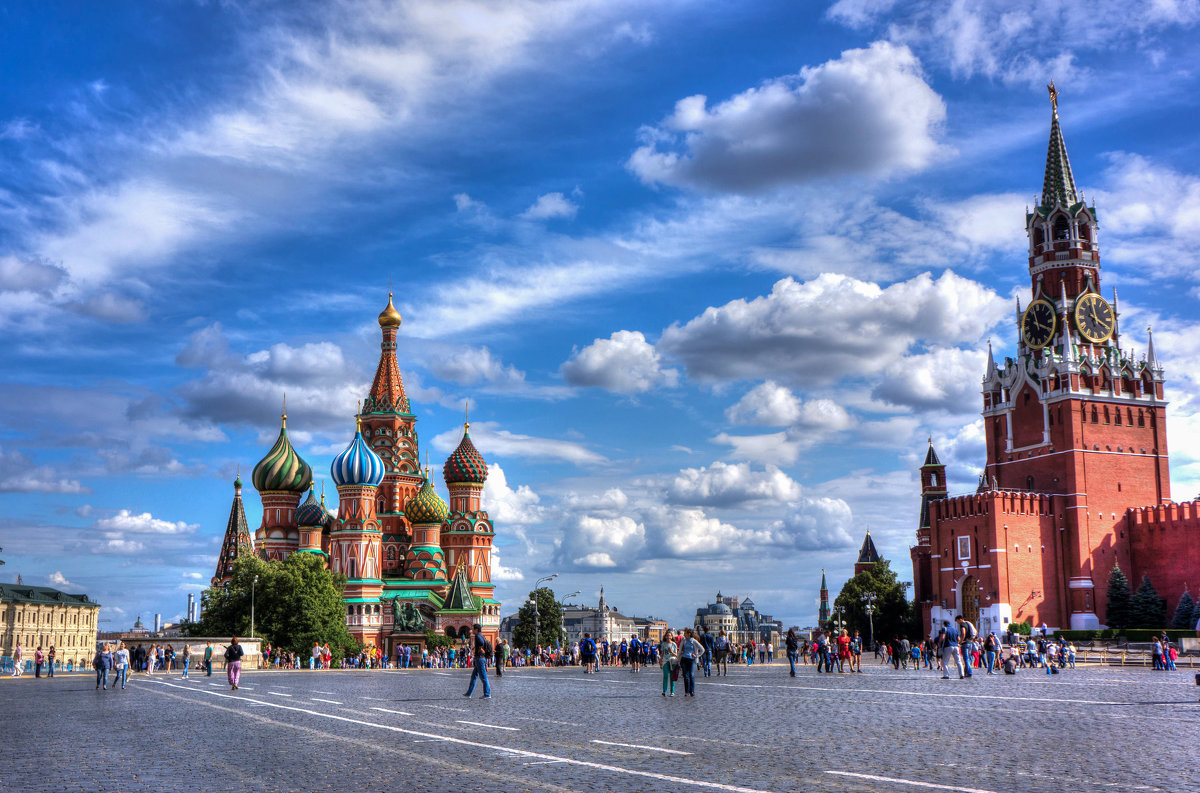
#> input picture ЭКЗАМЕН11/1.jpg, 1200 x 793 px
$ jupyter execute 2.ipynb
#> lines starting #> are read from the running program, lines starting #| are printed output that depends on the picture
[cell 1]
from typing import List, Tuple, Union
import PIL.Image as Image
import PIL.ImageDraw as ImageDraw

def create_zebra_image_with_vertical_splitting(
    images: List[Image.Image],
    output_size: Tuple[int, int], #ширина и высота
    sequence: str, #порядок частей
    num_stripes: int, #колво полос
    show_grid: bool, #сетка
    grid_color: Union[str, Tuple[int, int, int], Tuple[int, int, int, int]], #цвет сетки
    orientation: str
):
    # Проверка, соответствует ли количество изображений последовательности
    if len(images) != len(set(sequence)):
        raise ValueError("Количество уникальных изображений в списке не соответствует последовательности.")

    # Проверка ориентации
    if orientation not in ["horizontal", "vertical"]:
        raise ValueError("Неверная ориентация. Выберите либо 'horizontal' (горизонтально), либо 'vertical' (вертикально).")

    # Расчет размера каждой полосы
    stripe_width = output_size[0] // num_stripes
    stripe_height = output_size[1] // num_stripes

    # Создание нового пустого изображения
    zebra_image = Image.new("RGB", output_size)

    # Подготовка к рисованию сетки
    draw = ImageDraw.Draw(zebra_image)

    # Итерация по полосам
    for i in range(num_stripes):
        # Определение изображения для использования в этой полосе на основе последовательности
        image_index = int(sequence[i % len(sequence)]) - 1
        image_to_use = images[image_index]

        # Резка изображения на части
        cropped_image = image_to_use.crop((
            (i * stripe_width),
            0,
            ((i + 1) * stripe_width),
            image_to_use.height
        ))

        # Вставка измененного изображения в изображение зебры
        zebra_image.paste(cropped_image, (i * stripe_width, 0))

        # Если сетка должна быть показана, рисуем линии
        if show_grid:
            draw.line([(i * stripe_width, 0), (i * stripe_width, output_size[1])], fill=grid_color)

    return zebra_image

[cell 2]
import PIL.Image as Image

# Load the images
image1 = Image.open(r"1.jpg")
#> image1 is the input picture: PIL image 1200x793 RGB; mean R, G, B 113, 134.2, 175.2
image2 = Image.open(r"3.jpg")
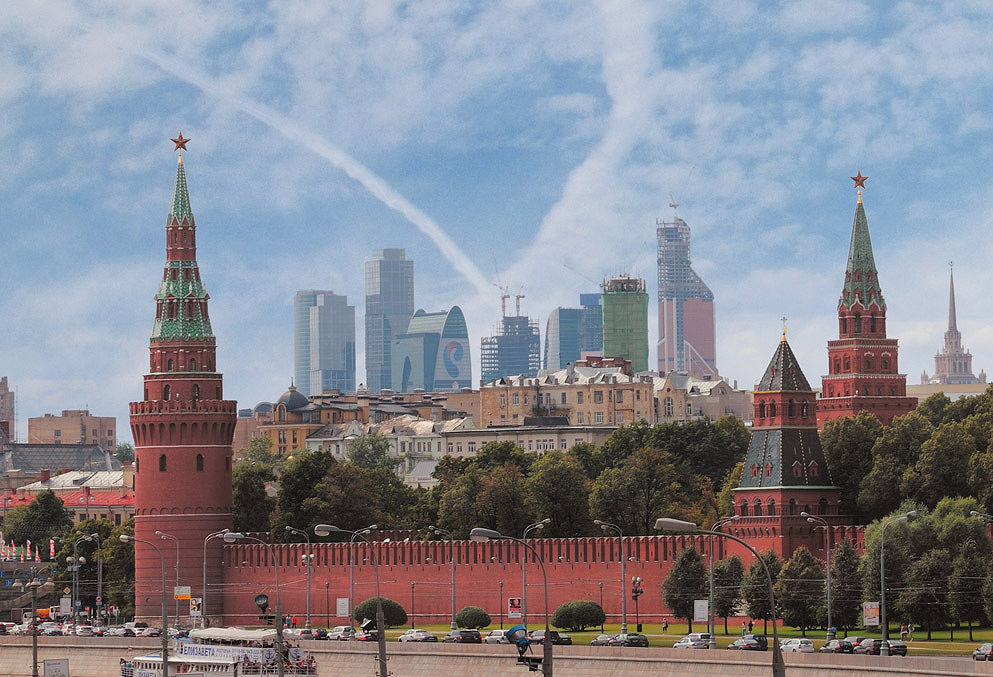
#> input picture ЭКЗАМЕН11/3.jpg, 993 x 677 px
#> image2 is the input picture: PIL image 993x677 RGB; mean R, G, B 132.7, 134.4, 144
image3 = Image.open(r"4.jpg")
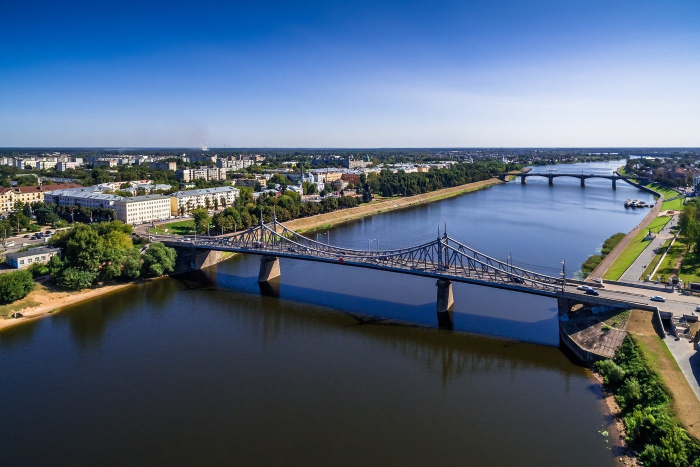
#> input picture ЭКЗАМЕН11/4.jpg, 1400 x 933 px (shown at 1/2 size)
#> image3 is the input picture: PIL image 1400x933 RGB; mean R, G, B 84.6, 101.6, 122.4

# Create a list of images
images = [image1, image2, image3]

# Set the output size
output_size = (800, 600)

# Set the sequence
sequence = "123132"

# Set the number of stripes
num_stripes = 6

# Set the flag to show the grid
show_grid = True

# Set the grid color
grid_color = "green"

# Set the orientation
orientation = "horizontal"

# Call the function
zebra_image = create_zebra_image_with_vertical_splitting(
    images=images,
    output_size=output_size,
    sequence=sequence,
    num_stripes=num_stripes,
    show_grid=show_grid,
    grid_color=grid_color,
    orientation=orientation
)
#> in create_zebra_image_with_vertical_splitting, `zebra_image = Image.new("RGB", output_size)`: zebra_image: PIL image 800x600 RGB; every value is 0
#> after the loop in create_zebra_image_with_vertical_splitting, `for i in range(num_stripes):`:
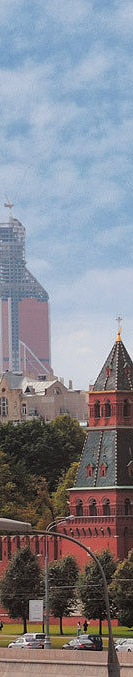
#> cropped_image: PIL image 133x677 RGB; mean R, G, B 131.3, 133.6, 142.7
#> after the loop in create_zebra_image_with_vertical_splitting, `for i in range(num_stripes):`:
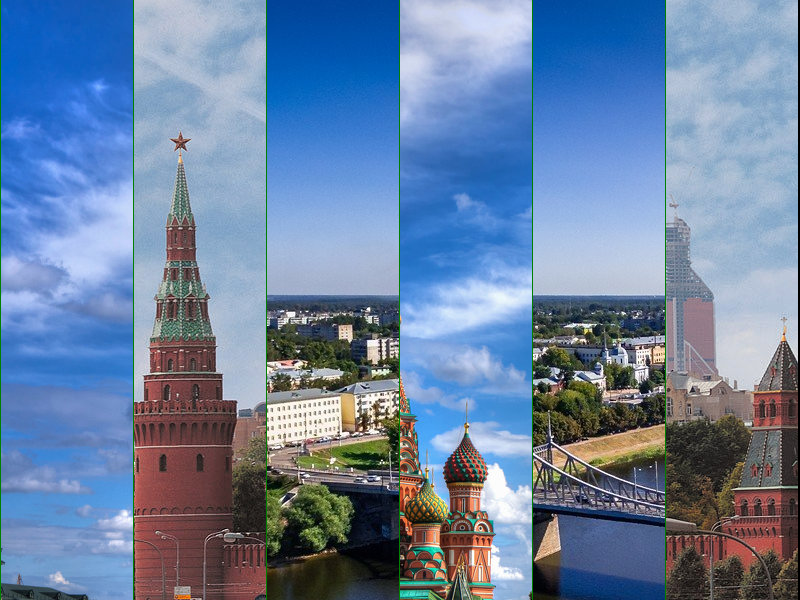
#> zebra_image: PIL image 800x600 RGB; mean R, G, B 106.8, 130.2, 162.6


# Display the zebra image (optional)
display(zebra_image)

[cell 3]
import PIL.Image as Image

# Load the images
image1 = Image.open(r"2.jpg")
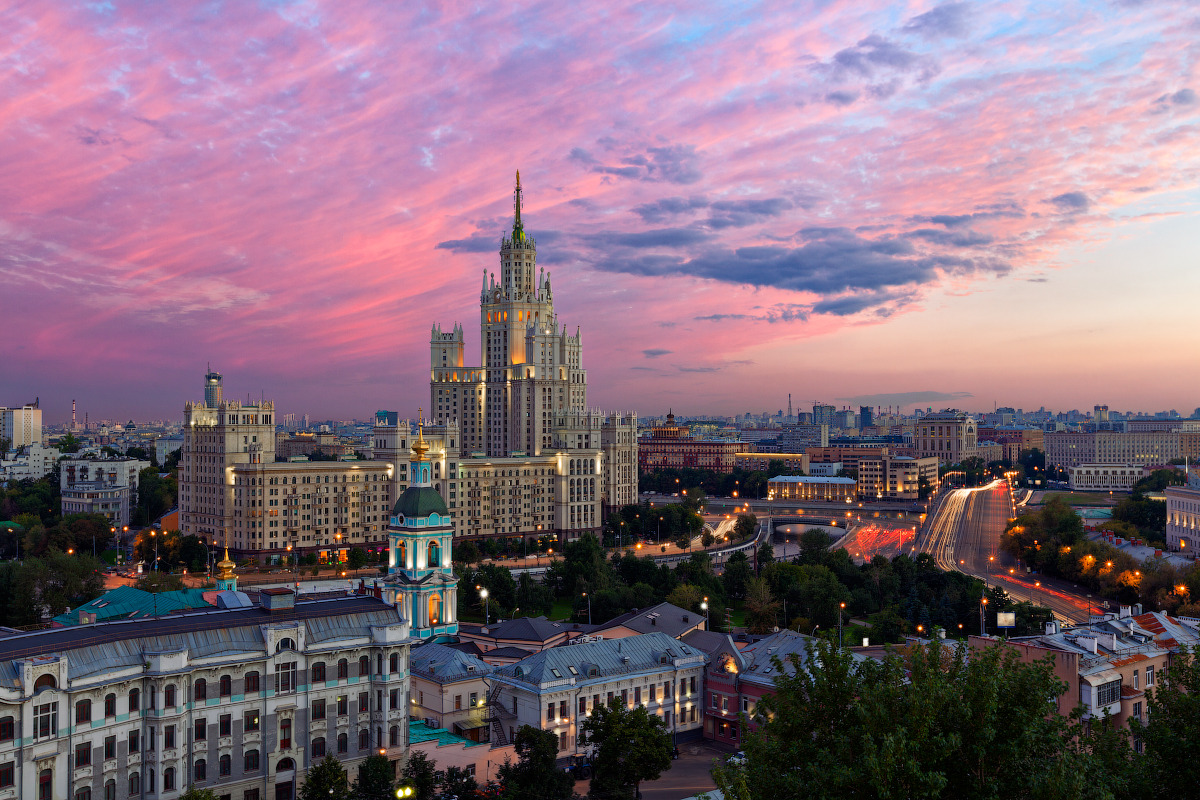
#> input picture ЭКЗАМЕН11/2.jpg, 1200 x 800 px
#> image1 is the input picture: PIL image 1200x800 RGB; mean R, G, B 129.8, 106.7, 122
image2 = Image.open(r"3.jpg")


# Create a list of images
images = [image1, image2]

# Set the output size
output_size = (800, 600)

# Set the sequence
sequence = "1212"

# Set the number of stripes
num_stripes = 4

# Set the flag to show the grid
show_grid = True

# Set the grid color
grid_color = "red"

# Set the orientation
orientation = "horizontal"

# Call the function
zebra_image = create_zebra_image_with_vertical_splitting(
    images=images,
    output_size=output_size,
    sequence=sequence,
    num_stripes=num_stripes,
    show_grid=show_grid,
    grid_color=grid_color,
    orientation=orientation
)
#> call 2 of create_zebra_image_with_vertical_splitting, with output_size = (800, 600), sequence = '1212', num_stripes = 4, show_grid = True, grid_color = 'red', orientation = 'horizontal'
#> the loop in create_zebra_image_with_vertical_splitting (call 2), `for i in range(num_stripes):` made 4 passes
#> pass 1, in create_zebra_image_with_vertical_splitting (call 2), `cropped_image = image_to_use.crop(( (i * stripe_width), 0, ((i + 1) * ..`:
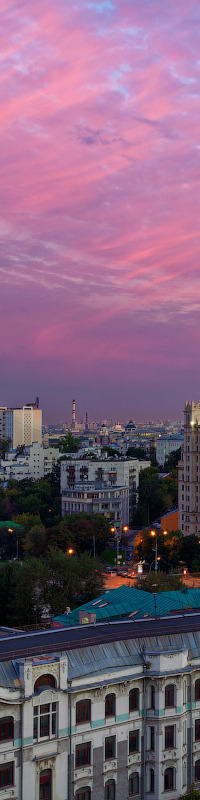
#> cropped_image: PIL image 200x800 RGB; mean R, G, B 125.7, 96.7, 120.6
#> pass 2, in create_zebra_image_with_vertical_splitting (call 2), `cropped_image = image_to_use.crop(( (i * stripe_width), 0, ((i + 1) * ..`:
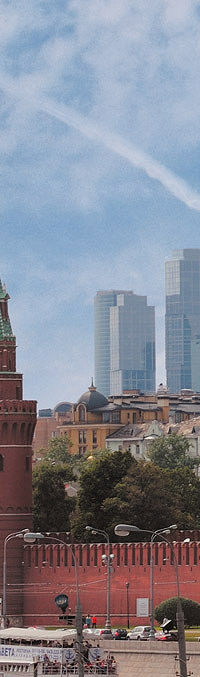
#> cropped_image: PIL image 200x677 RGB; mean R, G, B 132.9, 134.8, 146.7
#> pass 3, in create_zebra_image_with_vertical_splitting (call 2), `cropped_image = image_to_use.crop(( (i * stripe_width), 0, ((i + 1) * ..`:
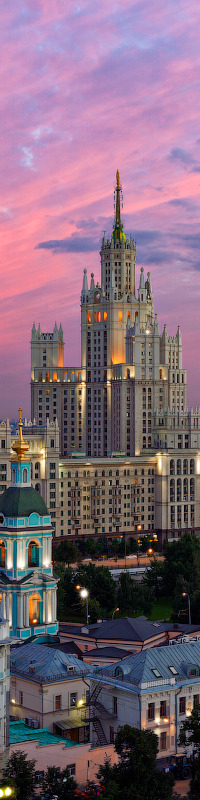
#> cropped_image: PIL image 200x800 RGB; mean R, G, B 126, 103, 118.8
#> after the loop in create_zebra_image_with_vertical_splitting (call 2), `for i in range(num_stripes):`:
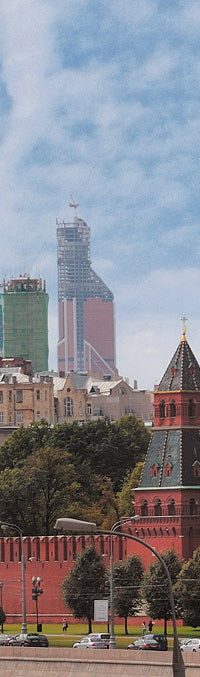
#> cropped_image: PIL image 200x677 RGB; mean R, G, B 133.7, 134, 141.4
#> after the loop in create_zebra_image_with_vertical_splitting (call 2), `for i in range(num_stripes):`:
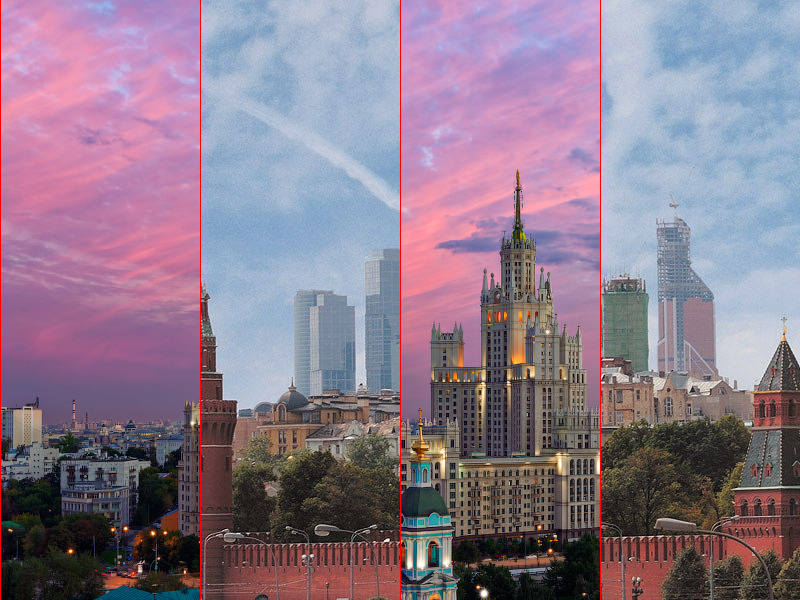
#> zebra_image: PIL image 800x600 RGB; mean R, G, B 139.8, 123.2, 141.3


# Display the zebra image (optional)
display(zebra_image)
